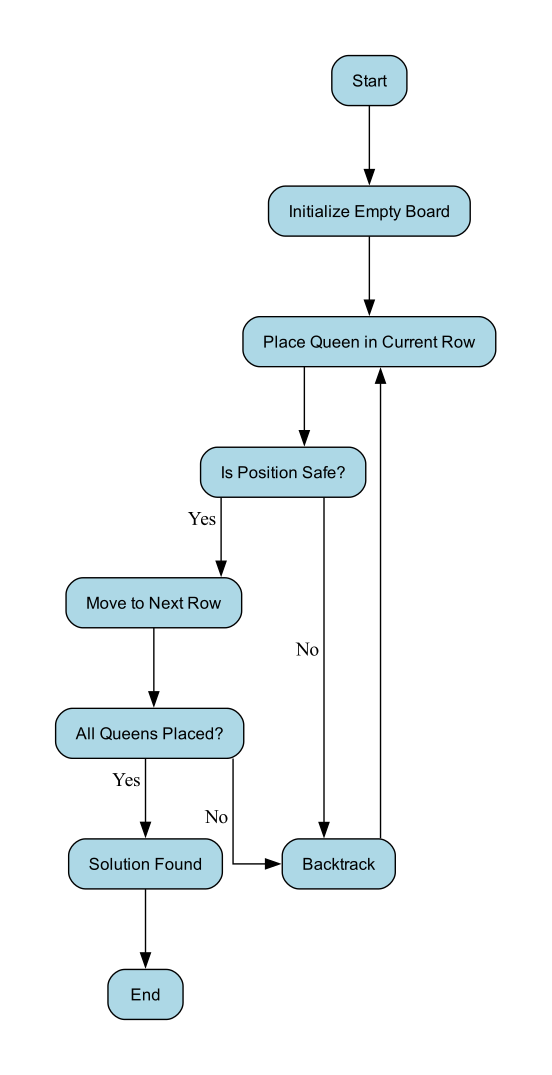

This figure's Python source:
from graphviz import Digraph

dot = Digraph('DFS_Workflow', format='pdf')

dot.attr(rankdir='TB')
dot.attr(splines='ortho')
dot.attr(nodesep='0.6')
dot.attr(ranksep='0.8')
dot.attr(size='8,10')

dot.attr(
    'node',
    shape='rectangle',
    style='rounded,filled',
    fillcolor='lightblue',
    color='black',
    fontsize='12',
    fontname='Helvetica',
    margin='0.2,0.1'
)

dot.node('A', 'Start')

dot.node('B', 'Initialize Empty Board')

dot.node('C', 'Place Queen in Current Row')

dot.node('D', 'Is Position Safe?')

dot.node('E', 'Move to Next Row')

dot.node('F', 'All Queens Placed?')

dot.node('G', 'Solution Found')

dot.node('H', 'Backtrack')

dot.node('I', 'End')

dot.edge('A', 'B')

dot.edge('B', 'C')

dot.edge('C', 'D')

dot.edge('D', 'E', xlabel=' Yes ')

dot.edge('E', 'F')

dot.edge('F', 'G', xlabel=' Yes ')

dot.edge('G', 'I')

dot.edge('D', 'H', xlabel=' No ')

dot.edge('H', 'C')

dot.edge('F', 'H', xlabel=' No ')

dot.render('dfs_workflow', view=True)

print("DFS workflow generated successfully!")
